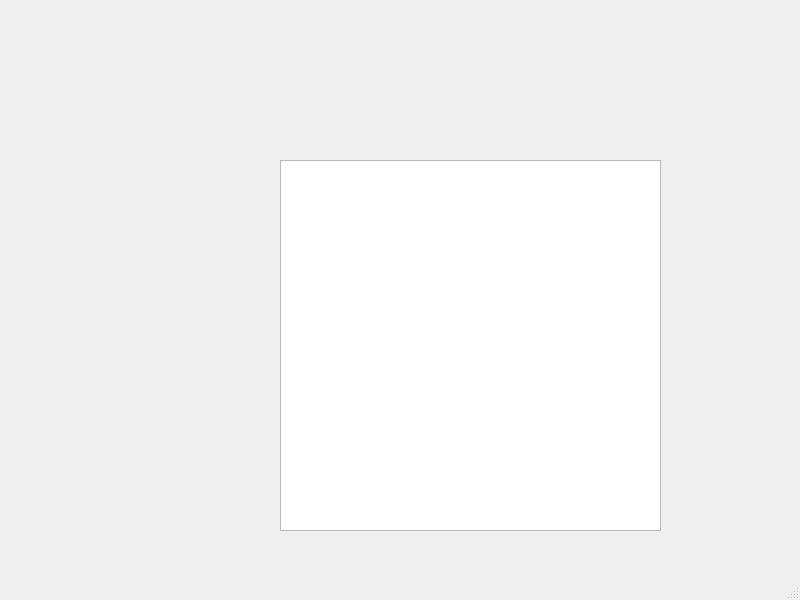
<?xml version="1.0" encoding="UTF-8"?>
<ui version="4.0">
 <class>MainWindow</class>
 <widget class="QMainWindow" name="MainWindow">
  <property name="geometry">
   <rect>
    <x>0</x>
    <y>0</y>
    <width>800</width>
    <height>600</height>
   </rect>
  </property>
  <property name="windowTitle">
   <string>MainWindow</string>
  </property>
  <widget class="QWidget" name="centralwidget">
   <widget class="QWidget" name="gridLayoutWidget">
    <property name="geometry">
     <rect>
      <x>280</x>
      <y>160</y>
      <width>381</width>
      <height>371</height>
     </rect>
    </property>
    <layout class="QGridLayout" name="gridLayout">
     <item row="0" column="0">
      <widget class="QPlainTextEdit" name="plainTextEdit"/>
     </item>
    </layout>
   </widget>
  </widget>
  <widget class="QMenuBar" name="menubar">
   <property name="geometry">
    <rect>
     <x>0</x>
     <y>0</y>
     <width>800</width>
     <height>21</height>
    </rect>
   </property>
  </widget>
  <widget class="QStatusBar" name="statusbar"/>
 </widget>
 <resources/>
 <connections/>
</ui>
